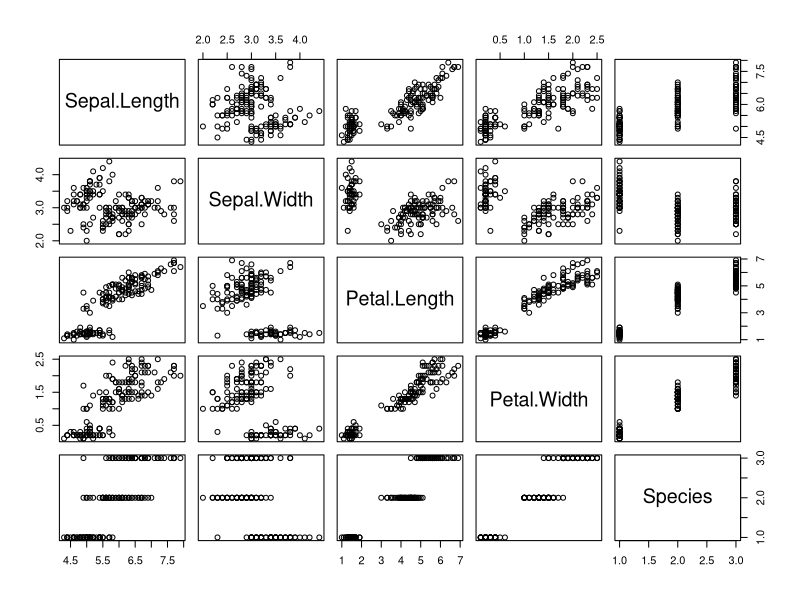
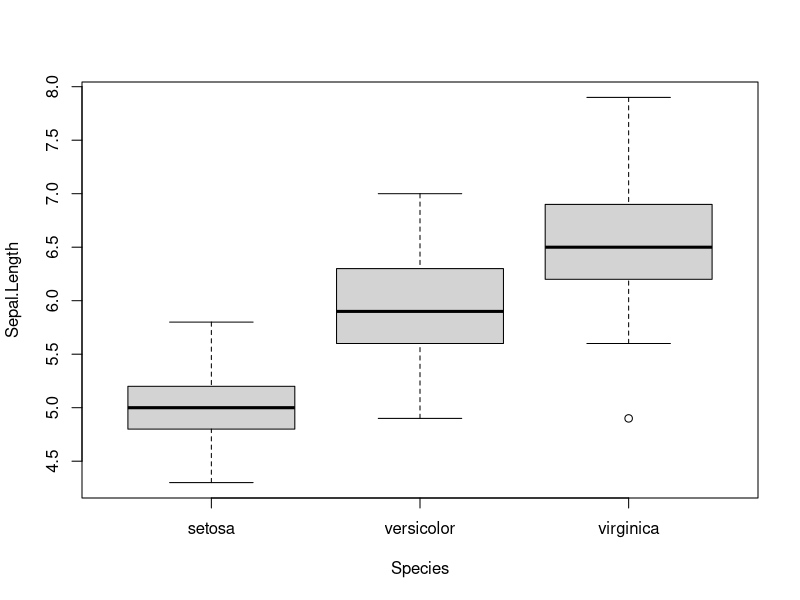

R code for these plots, in order:
### R code from vignette source '/usr/lib/R/library/utils/Sweave/Sweave-test-1.Rnw'

###################################################
### code chunk number 1: Sweave-test-1.Rnw:15-16
###################################################
1:10


###################################################
### code chunk number 2: Sweave-test-1.Rnw:17-18
###################################################
print(1:20)


###################################################
### code chunk number 3: Sweave-test-1.Rnw:22-25
###################################################
1 + 1
1 + pi
sin(pi/2)


###################################################
### code chunk number 4: Sweave-test-1.Rnw:30-34
###################################################
library(stats)
x <- rnorm(20)
print(x)
print(t1 <- t.test(x))


###################################################
### code chunk number 5: Sweave-test-1.Rnw:45-47
###################################################
data(iris)
summary(iris)


###################################################
### code chunk number 6: Sweave-test-1.Rnw:53-55
###################################################
library(graphics)
pairs(iris)


###################################################
### code chunk number 7: Sweave-test-1.Rnw:63-64
###################################################
boxplot(Sepal.Length~Species, data=iris)


